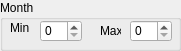
    <widget class="QGroupBox" name="dayGroupBox_2">
     <property name="geometry">
      <rect>
       <x>10</x>
       <y>90</y>
       <width>181</width>
       <height>51</height>
      </rect>
     </property>
     <property name="title">
      <string>Month</string>
     </property>
     <widget class="QSpinBox" name="minMonthSpinbox">
      <property name="geometry">
       <rect>
        <x>40</x>
        <y>20</y>
        <width>42</width>
        <height>22</height>
       </rect>
      </property>
      <property name="maximum">
       <number>12</number>
      </property>
     </widget>
     <widget class="QLabel" name="minLabel_2">
      <property name="geometry">
       <rect>
        <x>10</x>
        <y>20</y>
        <width>21</width>
        <height>16</height>
       </rect>
      </property>
      <property name="text">
       <string>Min</string>
      </property>
     </widget>
     <widget class="QLabel" name="maxLabel_2">
      <property name="geometry">
       <rect>
        <x>100</x>
        <y>20</y>
        <width>21</width>
        <height>21</height>
       </rect>
      </property>
      <property name="text">
       <string>Max</string>
      </property>
     </widget>
     <widget class="QSpinBox" name="maxMonthSpinbox">
      <property name="geometry">
       <rect>
        <x>130</x>
        <y>20</y>
        <width>42</width>
        <height>22</height>
       </rect>
      </property>
      <property name="maximum">
       <number>12</number>
      </property>
     </widget>
    </widget>
